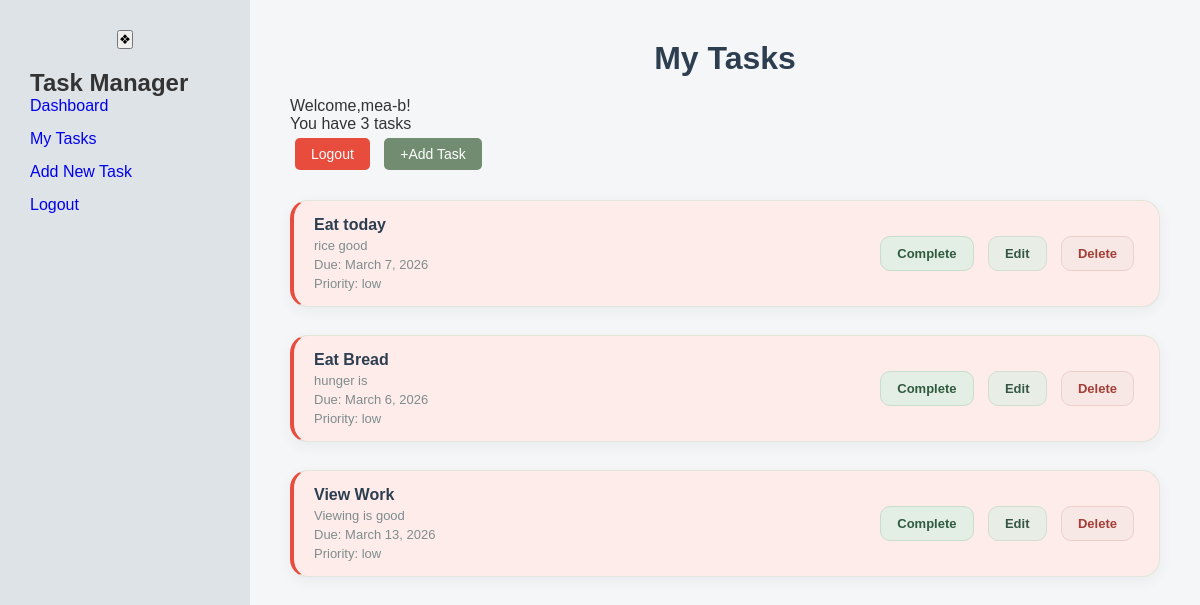
Before: /tasks/ (signed in) with the older database file.
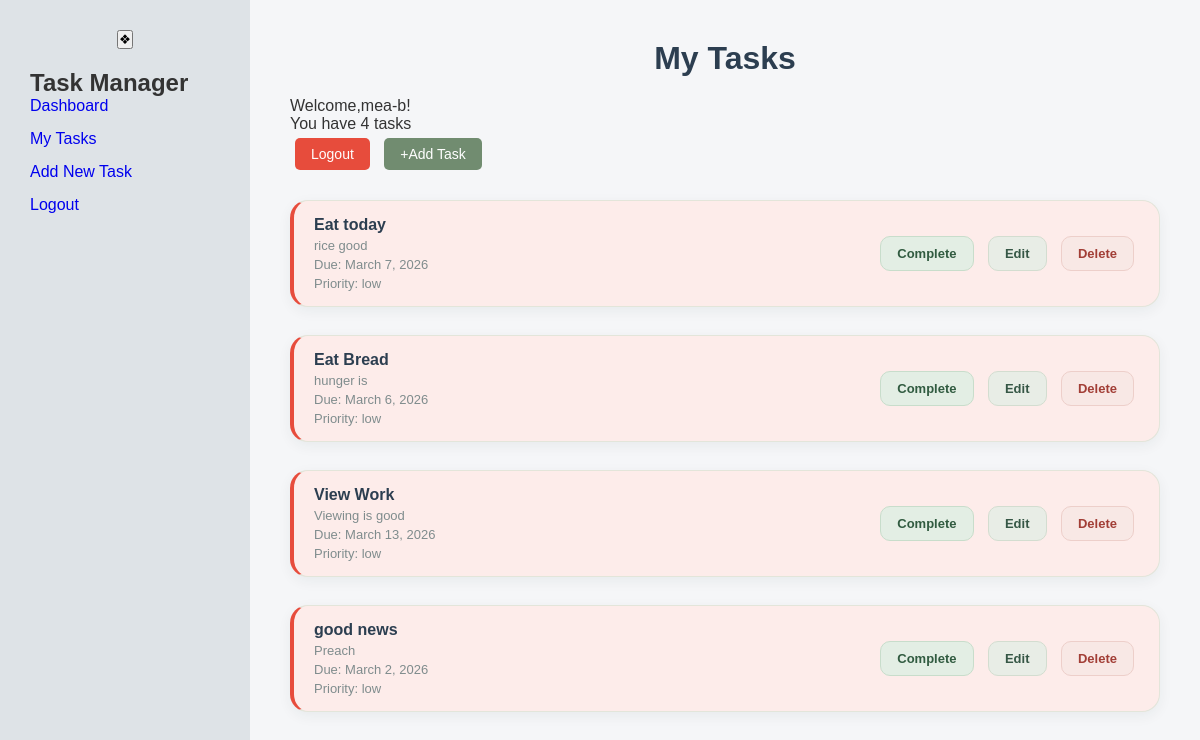
After: the same page with the newer database file.
### tasks/models.py (models this page shows, shortened)
class Task(models.Model):
    class Priority(models.TextChoices) :
        Low = 'low,' 'Low',
        Medium ='medium', 'Medium'
        High = 'high',"High"
    user = models.ForeignKey(User, on_delete = models.CASCADE)
    title = models.CharField(max_length = 200)
    description = models.TextField(blank = True)
    completed = models.BooleanField(default = False)
    due_date = models.DateField(null = True,blank = True)
    priority = models.CharField(max_length = 10,choices = Priority, default = 'low')
    created_at = models.DateTimeField(auto_now_add = True)

### tasks/views.py (the view)
# urls.py: path('',lambda request: redirect('task_list')),
@login_required
def task_list(request):
    tasks = Task.objects.filter(user = request.user)
    return render(request,'tasks-temps/task_list.html',{'tasks':tasks, 'today':date.today()})

### tasks/templates/tasks-temps/task_list.html
{% extends 'tasks-temps/base.html' %}
{% block content %}
<h1>My Tasks </h1>
<p>Welcome,{{ request.user.username }}!</p>
<p> You have {{ tasks.count }} task{{ tasks.count|pluralize }}</p>
<a href = "{% url 'logout' %}" class = "btn btn-danger">Logout</a>
<a href = "{% url 'task_create' %}" class = "btn btn-primary"> +Add Task </a>
<ul class = "task-list">
    {% for task in tasks %}
    <li class = "task-item {% if task.due_date and task.due_date < today and not task.completed %}overdue{% endif %}">
        <div>
            <strong> {{ task.title }} </strong>
            <p>{{ task.description }}</p>
             {% if task.due_date %}
                <p>Due: {{task.due_date }}</p>
            {%endif %}
            <p>Priority: {{task.get_priority_display }}</p>
        </div>
        <div>
            {% if not task.completed %}
                <a href = "{% url 'task_complete' task.pk %}" class = "btn btn-success">Complete</a>
            {% else %}
                <span class = "badge">Done </span>
            {% endif %}
                <a href = "{%url 'task_edit' task.pk %}" class = "btn btn-primary">Edit</a>
                <a href = "{% url 'task_delete' task.pk %}" class = "btn btn-danger">Delete</a>
        </div>
    </li>
   {% endfor %}
</ul>
{% endblock %}

### tasks/templates/tasks-temps/base.html (shortened to what this page needs)
<!DOCTYPE html>
<html>
<head>
    {% load static %}
    <link rel="stylesheet" href="{% static 'core/style.css' %}">
</head>
<body>
{% if user.is_authenticated %}
<div class="dashboard">
    <aside class="sidebar">
        <button id = "toggle-btn">❖ </button>
        <h2>Task Manager</h2>
        <a href="{% url 'dashboard' %}">Dashboard</a>
        <a href="{% url 'task_list' %}">My Tasks</a>
        <a href="{% url 'task_create' %}">Add New Task</a>
        <a href = "{%url 'logout' %}">Logout</a>
    </aside>
{% endif %}
    <main class="main-content">
        {% block content %}
        {% endblock %}
    </main>
</div>
</body>
</html>

### tasks/static/core/style.css (style rules this page uses)
* { margin: 0; padding: 0; box-sizing: border-box; }
body { font-family: Arial, Helvetica, sans-serif; background-color: #f5f6f8; color: #333; }
h1 { text-align: center; margin-bottom: 20px; color: #2c3e50; }
.btn { display: inline-block; padding: 8px 16px; margin: 5px; border: none; border-radius: 5px; color: white; text-decoration: none; text-align: center; font-size: 14px; cursor: pointer; transition: all 0.25s ease; }
.btn-primary { background-color: #718c70; }
.btn-success { background-color: #2ecc71; }
.btn-danger { background-color: #e74c3c; }
.task-list { list-style: none; padding: 0; margin: 25px 0; display: flex; flex-direction: column; gap: 18px; }
.task-item { display: flex; justify-content: space-between; align-items: center; gap: 24px; padding: 15px 20px; margin-bottom: 10px; background-color: white; border: 1px solid #e3e5da; border-radius: 18px; box-shadow: 0 4px 14px rgba(25, 56, 47, 0.06); transition: transform 0.2s ease; }
.task-item strong { font-size: 16px; color: #2c3e50; }
.task-item p { margin-top: 4px; font-size: 13px; color: #7f8c8d; }
.task-item.overdue { border-left: 4px solid #e74c3c; background-color: #fdecea; }
.task-item .btn { padding: 9px 16px; border: 1px solid transparent; border-radius: 10px; font-size: 13px; font-weight: 600; }
.task-item .btn-success { background-color: #e3eee4; color: #315b40; border-color: #c8ddcb; }
.task-item .btn-primary { background-color: #e8ede6; color: #365746; border-color: #d3ddd0; }
.task-item .btn-danger { background-color: #f8e8e5; color: #a23e36; border-color: #edcfca; }
.dashboard { display: flex; min-height: 100vh; }
.sidebar { display: flex; flex-direction: column; width: 250px; min-height: 100vh; padding: 30px; background-color: #dee3e7; transition: width 0.2s ease; }
.sidebar button { align-self: center; margin-bottom: 20px; }
.sidebar a { display: block; margin-bottom: 15px; text-decoration: none; white-space: nowrap; }
.sidebar h2 { white-space: nowrap; }
.main-content { flex: 1; min-width: 0; padding: 40px; }

Changed rows visible on the page:
added Task: title "good news", description "Preach", due_date "March 2, 2026", priority "low", completed "Complete"
Other visible differences:
{{ tasks.count }}: "3" → "4"
